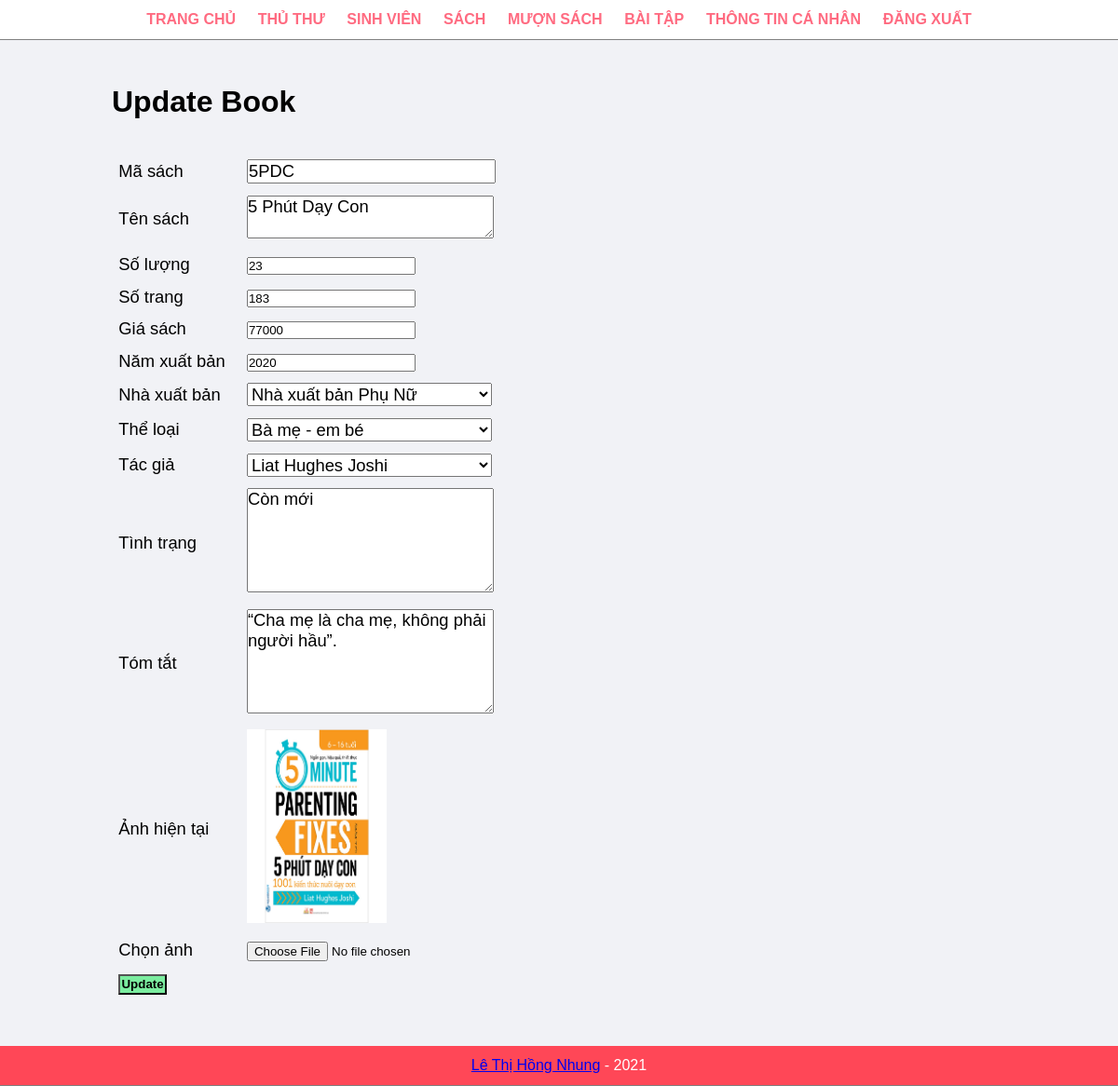
Page /admin/update-book.php?idsach=5PDC&tenanh=Book_847.jpg (signed in) on the committed database.
### tables this page shows
CREATE TABLE `sach` (
  `ma_sach` varchar(6) NOT NULL,
  `ten_sach` varchar(100) NOT NULL,
  `soluong` int(11) NOT NULL,
  `sotrang` int(11) NOT NULL,
  `gia_sach` varchar(16) NOT NULL,
  `namxb` int(11) NOT NULL,
  `ma_nxb` varchar(10) NOT NULL,
  `ma_tl` varchar(10) NOT NULL,
  `ma_tg` varchar(10) NOT NULL,
  `tinhtrang` varchar(100) NOT NULL,
  `tomtat` varchar(100) DEFAULT NULL,
  `anh_sach` varchar(50) NOT NULL
);

CREATE TABLE `nha_xuat_ban` (
  `ma_nxb` varchar(10) NOT NULL,
  `ten_nxb` varchar(50) NOT NULL
);

CREATE TABLE `the_loai` (
  `ma_tl` varchar(10) NOT NULL,
  `ten_tl` varchar(50) NOT NULL,
  `anh_tl` varchar(100) NOT NULL
);

CREATE TABLE `tac_gia` (
  `ma_tg` varchar(10) NOT NULL,
  `ten_tg` varchar(50) NOT NULL
);

### admin/update-book.php (the view, shortened to what this page needs)
<?php ob_start(); include('partials/menu.php') ?>
<div class="main-content">
    <div class="wrapper">
        <h1>Update Book</h1>
        <br><br>
<?php
        if(isset($_GET['idsach']))
        {
            $idsach=$_GET['idsach'];
            $sql = "SELECT * FROM sach WHERE ma_sach='$idsach' ";
            $res = mysqli_query($conn,$sql);
            $count = mysqli_num_rows($res);
            if($count==1)
            {
                $row = mysqli_fetch_assoc($res);
                $idsach = $row['ma_sach'];
                $tensach = $row['ten_sach'];
                $soluong = $row['soluong'];
                $sotrang = $row['sotrang'];
                $giasach = $row['gia_sach'];
                $namxb = $row['namxb'];
                $ma_nxb = $row['ma_nxb'];
                $ma_tl = $row['ma_tl'];
                $ma_tg = $row['ma_tg'];
                $tinhtrang = $row['tinhtrang'];
                $tomtat = $row['tomtat'];
                $tenanh = $row['anh_sach'];
            }
            else
            {
                $_SESSION['no-book-found'] = "<div class='error'>No book found</div>";
                header('location:'.SITEURL.'admin/manage-book.php');
            }
        }
        else
        {
            header('location:'.SITEURL.'admin/manage-book.php');
        }
?>
        <form action="" method="POST" enctype="multipart/form-data">
        <table class="tbl-30">
            <tr>
                <td>Mã sách</td>
                <td>
                    <input type="text" name="ma_sach" value="<?php echo $idsach; ?>">
                </td>
            </tr>
            <tr>
                <td>Tên sách</td>
                <td>
                    <textarea type="text" name="ten_sach"><?php echo $tensach; ?></textarea>
                </td>
            </tr>
            <tr>
                <td>Số lượng</td>
                <td>
                    <input type="number" name="soluong" value="<?php echo $soluong; ?>">
                </td>
            </tr>
            <tr>
                <td>Số trang</td>
                <td>
                    <input type="number" name="sotrang" value="<?php echo $sotrang; ?>">
                </td>
            </tr>
            <tr>
                <td>Giá sách</td>
                <td>
                    <input type="number" name="gia_sach" value="<?php echo $giasach; ?>">
                </td>
            </tr>
            <tr>
                <td>Năm xuất bản</td>
                <td>
                    <input type="number" name="namxb" value="<?php echo $namxb; ?>">
                </td>
            </tr>
            <tr>
                <td>Nhà xuất bản</td>
                <td>
                    <select name="ma_nxb">
                    <?php
                    $sql2 ="SELECT * FROM nha_xuat_ban";
                    $res = mysqli_query($conn, $sql2);
                    if($res == true)
                    {
                    $count = mysqli_num_rows($res);
                    if($count >=1)
                    {
                        while($row = mysqli_fetch_array($res))
                        {
                            $ma = $row['ma_nxb'];
                            $ten = $row['ten_nxb'];
                            ?>
                            <option  <?php if($ma_nxb==$ma) echo "selected"; ?> value="<?php echo $ma; ?>" >
                            <?php
                            echo $ten;
                            echo "</option>";
                        }
                    }
                    }
                    ?>
                    </select>
                    </td>
            </tr>
            <tr>
                <td>Thể loại</td>
                <td>
                    <select name="ma_tl">
                    <?php
                    $sql2 ="SELECT * FROM the_loai";
                    $res = mysqli_query($conn, $sql2);
                    if($res == true)
                    {
                    $count = mysqli_num_rows($res);
                    if($count >=1)
                    {
                        while($row = mysqli_fetch_array($res))
                        {
                            $ma = $row['ma_tl'];
                            $ten = $row['ten_tl'];
                            ?>
                            <option  <?php if($ma_tl==$ma) echo "selected"; ?> value="<?php echo $ma; ?>" >
                            <?php
                            echo $ten;
                            echo "</option>";
                        }
                    }
                    }
                    ?>
                    </select>
                    </td>
            </tr>
            <tr>
                <td>Tác giả</td>
                <td>
                <select name="ma_tg">
                    <?php
                    $sql2 ="SELECT * FROM tac_gia";
                    $res = mysqli_query($conn, $sql2);
                    if($res == true)
                    {
                    $count = mysqli_num_rows($res);
                    if($count >=1)
                    {
                        while($row = mysqli_fetch_array($res))
                        {
                            $ma = $row['ma_tg'];
                            $ten = $row['ten_tg'];
                            ?>
                            <option  <?php if($ma_tg==$ma) echo "selected"; ?> value="<?php echo $ma; ?>" >
                            <?php
                            echo $ten;
                            echo "</option>";
                        }
                    }
                    }
                    ?>
                </select>
                </td>
            </tr>
            <tr>
                <td>Tình trạng</td>
                <td>
                    <textarea type="text" name="tinhtrang" cols="20" rows="5"><?php echo $tinhtrang; ?></textarea>
                </td>
            </tr>
            <tr>
                <td>Tóm tắt</td>
                <td>
                    <textarea type="text" name="tomtat"  cols="20" rows="5"><?php echo $tomtat; ?></textarea>
                </td>
            </tr>
            <tr>
                <td>Ảnh hiện tại</td>
                <td>
<?php
                    if($tenanh!="")
                    {
?>
                            <img src="<?php echo SITEURL; ?>images/book/<?php echo $tenanh; ?>" width="150px">
<?php
                    }
                    else{
                        echo "<div class='error'>Image not added</div>";
                    }
?>
                </td>
            </tr>
            <tr>
                <td>Chọn ảnh</td>
                <td>
                    <input type="file" name="anh_moi" value="">
                </td>
            </tr>
            <tr>
                <td>
                    <input type="submit" name="submit" value="Update" class="btn-secondary">
                </td>
            </tr>
        </table>
        </form>
    </div>
</div>
<?php include('partials/footer.php'); ob_end_flush(); ?>

### css/admin.css (style rules this page uses)
* { margin: 0; padding: 0; font-family: Arial, Helvetica, sans-serif; }
.wrapper { padding:1%; width: 80%; margin: 0 auto; }
.tbl-30 { width: 55%; }
table tr td { padding: 1%; }
.btn-secondary { background-color: #7bed9f; padding: 1%; color: black; text-decoration: none; font-weight: bold; }
input[type="text"] { font-size: 1.15rem; width: 70%; }
select { font-size: 1.15rem; width: 70%; }
textarea { font-size: 1.15rem; width: 70%; }
form table tr td { font-size: 1.15rem; }
.main-content { background-color: #f1f2f6; padding: 3% 0; }

### rows in the picture
sach: ma_sach "5PDC", ten_sach "5 Phút Dạy Con", soluong "23", sotrang "183", gia_sach "77000", namxb "2020", ma_nxb "Nhà xuất bản Phụ Nữ", ma_tl "Bà mẹ - em bé", ma_tg "Liat Hughes Joshi", tinhtrang "Còn mới", tomtat "“Cha mẹ là cha mẹ, không phải người hầu”.", anh_sach (picture)
